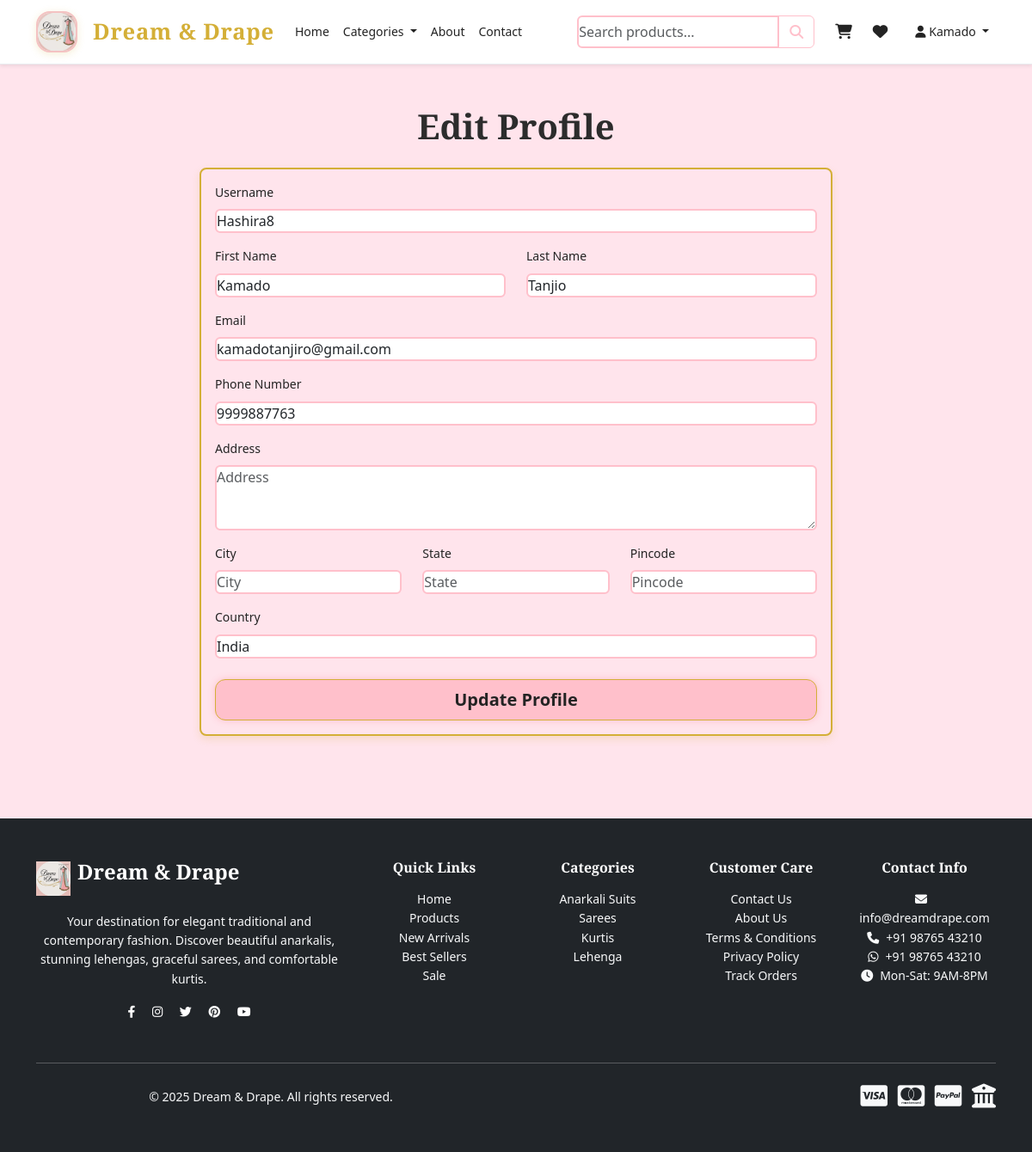
Screenshot of /auth/edit_profile (signed in) with the database file from the repository.
### app/models.py (models this page shows, shortened)
class User(UserMixin, db.Model):
    id = db.Column(db.Integer, primary_key=True)
    username = db.Column(db.String(80), unique=True, nullable=False, index=True)
    email = db.Column(db.String(120), unique=True, nullable=False, index=True)
    password_hash = db.Column(db.String(255), nullable=False)
    first_name = db.Column(db.String(50), nullable=False)
    last_name = db.Column(db.String(50), nullable=False)
    phone = db.Column(db.String(15))
    address = db.Column(db.Text)
    city = db.Column(db.String(50))
    state = db.Column(db.String(50))
    pincode = db.Column(db.String(10))
    country = db.Column(db.String(50), default='India')
    is_admin = db.Column(db.Boolean, default=False, index=True)
    is_active = db.Column(db.Boolean, default=True, index=True)
    created_at = db.Column(db.DateTime, default=datetime.utcnow, index=True)
    last_login = db.Column(db.DateTime)
    failed_login_attempts = db.Column(db.Integer, default=0)
    locked_until = db.Column(db.DateTime)
    orders = db.relationship('Order', backref='user', lazy=True)
    cart_items = db.relationship('CartItem', backref='user', lazy=True)
    wishlist_items = db.relationship('WishlistItem', backref='user', lazy=True)
    reviews = db.relationship('Review', backref='user', lazy=True)

### app/auth.py (the view)
@auth.route('/edit_profile', methods=['GET', 'POST'])
@login_required
@limiter.limit("10 per hour")
def edit_profile():
    form = ProfileForm()
    if form.validate_on_submit():
        try:
            username = sanitize_input(form.username.data)
            email = form.email.data.lower().strip()
            if username != current_user.username:
                existing_user = User.query.filter_by(username=username).first()
                if existing_user:
                    flash('Username already exists. Please choose a different one.', 'error')
                    return render_template('edit_profile.html', form=form)
            if email != current_user.email:
                existing_user = User.query.filter_by(email=email).first()
                if existing_user:
                    flash('Email already registered. Please use a different email.', 'error')
                    return render_template('edit_profile.html', form=form)
            current_user.username = username
            current_user.email = email
            current_user.first_name = sanitize_input(form.first_name.data)
            current_user.last_name = sanitize_input(form.last_name.data)
            current_user.phone = sanitize_input(form.phone.data) if form.phone.data else None
            current_user.address = sanitize_input(form.address.data) if form.address.data else None
            current_user.city = sanitize_input(form.city.data) if form.city.data else None
            current_user.state = sanitize_input(form.state.data) if form.state.data else None
            current_user.pincode = sanitize_input(form.pincode.data) if form.pincode.data else None
            current_user.country = sanitize_input(form.country.data) if form.country.data else None
            db.session.commit()
            log_user_action(current_user.id, 'update_profile', 'user', current_user.id)
            flash('Profile updated successfully!', 'success')
            return redirect(url_for('auth.profile'))
        except Exception as e:
            current_app.logger.error(f"Profile update error: {e}")
            flash('Error updating profile. Please try again.', 'error')
    elif request.method == 'GET':
        form.username.data = current_user.username
        form.email.data = current_user.email
        form.first_name.data = current_user.first_name
        form.last_name.data = current_user.last_name
        form.phone.data = current_user.phone
        form.address.data = current_user.address
        form.city.data = current_user.city
        form.state.data = current_user.state
        form.pincode.data = current_user.pincode
        form.country.data = current_user.country
    return render_template('edit_profile.html', form=form)

### app/templates/edit_profile.html (shortened to what this page needs)
{% extends "base.html" %}
{% block content %}
<div class="container py-5">
  <div class="row justify-content-center">
    <div class="col-md-8">
      <h1 class="mb-4 text-center">Edit Profile</h1>
      <div class="card">
        <div class="card-body">
          <form method="POST" class="needs-validation" novalidate>
            <div class="mb-3">
              {{ form.username.label(class="form-label") }}
              {{ form.username(class="form-control" + (" is-invalid" if form.username.errors else ""), placeholder="Username") }}
            </div>
            <div class="row">
              <div class="col-md-6 mb-3">
                {{ form.first_name.label(class="form-label") }}
                {{ form.first_name(class="form-control" + (" is-invalid" if form.first_name.errors else ""), placeholder="First Name") }}
              </div>
              <div class="col-md-6 mb-3">
                {{ form.last_name.label(class="form-label") }}
                {{ form.last_name(class="form-control" + (" is-invalid" if form.last_name.errors else ""), placeholder="Last Name") }}
              </div>
            </div>
            <div class="mb-3">
              {{ form.email.label(class="form-label") }}
              {{ form.email(class="form-control" + (" is-invalid" if form.email.errors else ""), placeholder="Email") }}
            </div>
            <div class="mb-3">
              {{ form.phone.label(class="form-label") }}
              {{ form.phone(class="form-control", placeholder="Phone (optional)") }}
            </div>
            <div class="mb-3">
              {{ form.address.label(class="form-label") }}
              {{ form.address(class="form-control", rows="3", placeholder="Address") }}
            </div>
            <div class="row">
              <div class="col-md-4 mb-3">
                {{ form.city.label(class="form-label") }}
                {{ form.city(class="form-control", placeholder="City") }}
              </div>
              <div class="col-md-4 mb-3">
                {{ form.state.label(class="form-label") }}
                {{ form.state(class="form-control", placeholder="State") }}
              </div>
              <div class="col-md-4 mb-3">
                {{ form.pincode.label(class="form-label") }}
                {{ form.pincode(class="form-control", placeholder="Pincode") }}
              </div>
            </div>
            <div class="mb-4">
              {{ form.country.label(class="form-label") }}
              {{ form.country(class="form-control", placeholder="Country") }}
            </div>
            <div class="d-grid">
              {{ form.submit(class="btn btn-primary btn-lg") }}
            </div>
          </form>
        </div>
      </div>
    </div>
  </div>
</div>
{% endblock %}

### app/templates/base.html (shortened to what this page needs)
<!DOCTYPE html>
<html lang="en">
<head>
    <link href="https://cdn.jsdelivr.net/npm/bootstrap@5.3.0/dist/css/bootstrap.min.css" rel="stylesheet">
    <link rel="stylesheet" href="https://cdnjs.cloudflare.com/ajax/libs/font-awesome/6.4.0/css/all.min.css">
    <link rel="stylesheet" href="/static/css/style.css">
</head>
<body>
    <nav class="navbar navbar-expand-lg navbar-light bg-white sticky-top shadow-sm">
        <div class="container">
            <a class="navbar-brand d-flex align-items-center" href="{{ url_for('main.index') }}">
                <img src="{{ url_for('static', filename='images/logo.jpg') }}" alt="Dream & Drape" class="logo-img me-2">
                <span class="brand-text">Dream & Drape</span>
            </a>
            <div class="collapse navbar-collapse" id="navbarNav">
                <ul class="navbar-nav me-auto">
                    <li class="nav-item">
                        <a class="nav-link" href="{{ url_for('main.index') }}">Home</a>
                    </li>
                    <li class="nav-item dropdown">
                        <a class="nav-link dropdown-toggle" href="#" id="categoriesDropdown" role="button" data-bs-toggle="dropdown">
                            Categories
                        </a>
                    </li>
                    <li class="nav-item">
                        <a class="nav-link" href="{{ url_for('main.about') }}">About</a>
                    </li>
                    <li class="nav-item">
                        <a class="nav-link" href="{{ url_for('main.contact') }}">Contact</a>
                    </li>
                </ul>
                <form class="d-flex me-3" method="GET" action="{{ url_for('main.products') }}">
                    <div class="input-group">
                        <input class="form-control" type="search" name="search" placeholder="Search products..." value="{{ request.args.get('search', '') }}">
                        <button class="btn btn-outline-primary" type="submit">
                            <i class="fas fa-search"></i>
                        </button>
                    </div>
                </form>
                <ul class="navbar-nav">
                    {% if current_user.is_authenticated %}
                        <li class="nav-item position-relative me-2">
                            <a class="nav-link" href="{{ url_for('main.cart') }}">
                            </a>
                        </li>
                        <li class="nav-item position-relative me-3">
                            <a class="nav-link" href="{{ url_for('main.wishlist') }}">
                            </a>
                        </li>
                        <li class="nav-item dropdown">
                            <a class="nav-link dropdown-toggle" href="#" id="userDropdown" role="button" data-bs-toggle="dropdown">
                                <i class="fas fa-user"></i> {{ current_user.first_name }}
                            </a>
                        </li>
                    {% endif %}
                </ul>
            </div>
        </div>
    </nav>
    <main>
        {% block content %}{% endblock %}
    </main>
    <footer class="bg-dark text-white py-5 mt-5">
        <div class="container">
            <div class="row">
                <div class="col-lg-4 col-md-6 mb-4">
                    <div class="d-flex align-items-center mb-3">
                        <img src="{{ url_for('static', filename='images/logo.jpg') }}" alt="Dream & Drape" height="40" class="me-2">
                        <h5 class="brand-text text-white">Dream & Drape</h5>
                    </div>
                    <p class="text-light">
                        Your destination for elegant traditional and contemporary fashion.
                        Discover beautiful anarkalis, stunning lehengas, graceful sarees, and comfortable kurtis.
                    </p>
                    <div class="social-links">
                        <a href="#" class="text-white me-3"><i class="fab fa-facebook-f"></i></a>
                        <a href="#" class="text-white me-3"><i class="fab fa-instagram"></i></a>
                        <a href="#" class="text-white me-3"><i class="fab fa-twitter"></i></a>
                        <a href="#" class="text-white me-3"><i class="fab fa-pinterest"></i></a>
                        <a href="#" class="text-white"><i class="fab fa-youtube"></i></a>
                    </div>
                </div>
                <div class="col-lg-2 col-md-6 mb-4">
                    <h6 class="text-white mb-3">Quick Links</h6>
                    <ul class="list-unstyled">
                        <li><a href="{{ url_for('main.index') }}" class="text-light text-decoration-none">Home</a></li>
                        <li><a href="{{ url_for('main.products') }}" class="text-light text-decoration-none">Products</a></li>
                        <li><a href="{{ url_for('main.products', category='New Arrivals') }}" class="text-light text-decoration-none">New Arrivals</a></li>
                        <li><a href="{{ url_for('main.products', category='Best Sellers') }}" class="text-light text-decoration-none">Best Sellers</a></li>
                        <li><a href="{{ url_for('main.products', category='Sale') }}" class="text-light text-decoration-none">Sale</a></li>
                    </ul>
                </div>
                <div class="col-lg-2 col-md-6 mb-4">
                    <h6 class="text-white mb-3">Categories</h6>
                    <ul class="list-unstyled">
                        <li><a href="{{ url_for('main.products', category='Anarkali Suits') }}" class="text-light text-decoration-none">Anarkali Suits</a></li>
                        <li><a href="{{ url_for('main.products', category='Sarees') }}" class="text-light text-decoration-none">Sarees</a></li>
                        <li><a href="{{ url_for('main.products', category='Kurtis') }}" class="text-light text-decoration-none">Kurtis</a></li>
                        <li><a href="{{ url_for('main.products', category='Lehenga') }}" class="text-light text-decoration-none">Lehenga</a></li>
                    </ul>
                </div>
                <div class="col-lg-2 col-md-6 mb-4">
                    <h6 class="text-white mb-3">Customer Care</h6>
                    <ul class="list-unstyled">
                        <li><a href="{{ url_for('main.contact') }}" class="text-light text-decoration-none">Contact Us</a></li>
                        <li><a href="{{ url_for('main.about') }}" class="text-light text-decoration-none">About Us</a></li>
                        <li><a href="{{ url_for('main.terms') }}" class="text-light text-decoration-none">Terms & Conditions</a></li>
                        <li><a href="{{ url_for('main.privacy') }}" class="text-light text-decoration-none">Privacy Policy</a></li>
                        {% if current_user.is_authenticated %}
                            <li><a href="{{ url_for('auth.my_orders') }}" class="text-light text-decoration-none">Track Orders</a></li>
                        {% endif %}
                    </ul>
                </div>
                <div class="col-lg-2 col-md-6 mb-4">
                    <h6 class="text-white mb-3">Contact Info</h6>
                    <ul class="list-unstyled text-light">
                        <li><i class="fas fa-envelope me-2"></i>info@dreamdrape.com</li>
                        <li><i class="fas fa-phone me-2"></i>+91 98765 43210</li>
                        <li><i class="fab fa-whatsapp me-2"></i>+91 98765 43210</li>
                        <li><i class="fas fa-clock me-2"></i>Mon-Sat: 9AM-8PM</li>
                    </ul>
                </div>
            </div>
            <hr class="my-4">
            <div class="row align-items-center">
                <div class="col-md-6">
                    <p class="text-light mb-0">
                        &copy; 2025 Dream & Drape. All rights reserved.
                    </p>
                </div>
                <div class="col-md-6 text-end">
                    <div class="payment-icons">
                        <i class="fab fa-cc-visa fa-2x me-2 text-light"></i>
                        <i class="fab fa-cc-mastercard fa-2x me-2 text-light"></i>
                        <i class="fab fa-cc-paypal fa-2x me-2 text-light"></i>
                        <i class="fas fa-university fa-2x text-light" title="Net Banking"></i>
                    </div>
                </div>
            </div>
        </div>
    </footer>
</body>
</html>

### rows the page displays
User: first_name "Kamado", username "Hashira8", last_name "Tanjio", email "kamadotanjiro@gmail.com", phone "9999887763", country "India"
